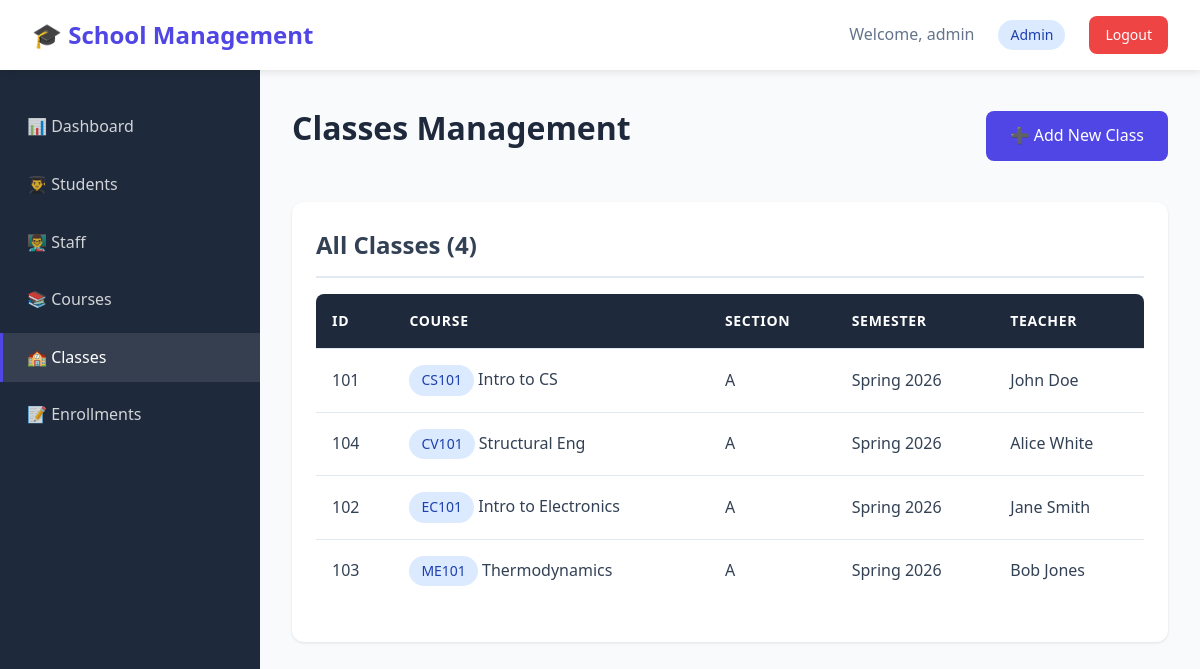
Page /admin/classes (signed in) on the committed database.
### tables this page shows
CREATE TABLE Class (
    Class_ID INTEGER PRIMARY KEY AUTOINCREMENT,
    Course_ID INTEGER NOT NULL,
    Section TEXT NOT NULL, -- 'A', 'B'
    Semester TEXT NOT NULL, -- 'Spring 2026'
    Teacher_ID INTEGER,
    FOREIGN KEY (Course_ID) REFERENCES Course(Course_ID) ON DELETE CASCADE,
    FOREIGN KEY (Teacher_ID) REFERENCES Staff(Staff_ID) ON DELETE SET NULL
);

CREATE TABLE Course (
    Course_ID INTEGER PRIMARY KEY AUTOINCREMENT,
    Code TEXT UNIQUE NOT NULL, -- e.g., 'CS101'
    Title TEXT NOT NULL,
    Credits INTEGER NOT NULL,
    Dept_ID INTEGER,
    FOREIGN KEY (Dept_ID) REFERENCES Department(Dept_ID) ON DELETE CASCADE
);

### app.py (the view)
@app.route('/admin/classes')
@login_required
@role_required('Admin')
def admin_classes():
    classes = query_db('''
        SELECT cl.*, c.Code, c.Title, s.First_Name || ' ' || s.Last_Name as Teacher_Name
        FROM Class cl
        JOIN Course c ON cl.Course_ID = c.Course_ID
        LEFT JOIN Staff s ON cl.Teacher_ID = s.Staff_ID
        ORDER BY cl.Semester DESC, c.Code
    ''')
    return render_template('admin/classes.html', classes=classes)

### app.py (called while the page is built)
def get_db():
    conn = sqlite3.connect(DB_NAME)
    conn.row_factory = sqlite3.Row
    conn.execute("PRAGMA foreign_keys = ON")
    return conn

def query_db(query, args=(), one=False):
    conn = get_db()
    cur = conn.execute(query, args)
    rv = cur.fetchall()
    conn.close()
    return (rv[0] if rv else None) if one else rv

def login_required(f):
    @wraps(f)
    def decorated_function(*args, **kwargs):
        if 'user_id' not in session:
            flash('Please log in to access this page.', 'warning')
            return redirect(url_for('login'))
        return f(*args, **kwargs)
    return decorated_function

def role_required(*roles):
    def decorator(f):
        @wraps(f)
        def decorated_function(*args, **kwargs):
            if 'role' not in session or session['role'] not in roles:
                flash('You do not have permission to access this page.', 'danger')
                return redirect(url_for('dashboard'))
            return f(*args, **kwargs)
        return decorated_function
    return decorator

### templates/admin/classes.html (shortened to what this page needs)
{% extends "base.html" %}
{% block content %}
<div class="layout">
    <div class="sidebar">
        <ul class="sidebar-menu">
            <li class="sidebar-item"><a href="{{ url_for('admin_dashboard') }}" class="sidebar-link">📊 Dashboard</a></li>
            <li class="sidebar-item"><a href="{{ url_for('admin_students') }}" class="sidebar-link">👨‍🎓 Students</a></li>
            <li class="sidebar-item"><a href="{{ url_for('admin_staff') }}" class="sidebar-link">👨‍🏫 Staff</a></li>
            <li class="sidebar-item"><a href="{{ url_for('admin_courses') }}" class="sidebar-link">📚 Courses</a></li>
            <li class="sidebar-item"><a href="{{ url_for('admin_classes') }}" class="sidebar-link active">🏫 Classes</a></li>
            <li class="sidebar-item"><a href="{{ url_for('admin_enrollments') }}" class="sidebar-link">📝 Enrollments</a></li>
        </ul>
    </div>
    <div class="main-content">
        <div class="page-header">
            <h1 class="page-title">Classes Management</h1>
            <a href="{{ url_for('admin_class_add') }}" class="btn btn-primary">➕ Add New Class</a>
        </div>
        <div class="card">
            <div class="card-header">All Classes ({{ classes|length }})</div>
            <div class="table-container">
                <table class="table">
                    <thead>
                        <tr>
                            <th>ID</th>
                            <th>Course</th>
                            <th>Section</th>
                            <th>Semester</th>
                            <th>Teacher</th>
                        </tr>
                    </thead>
                    <tbody>
                        {% for cls in classes %}
                        <tr>
                            <td>{{ cls.Class_ID }}</td>
                            <td><span class="badge badge-info">{{ cls.Code }}</span> {{ cls.Title }}</td>
                            <td>{{ cls.Section }}</td>
                            <td>{{ cls.Semester }}</td>
                            <td>{{ cls.Teacher_Name or 'Not Assigned' }}</td>
                        </tr>
                        {% endfor %}
                    </tbody>
                </table>
            </div>
        </div>
    </div>
</div>
{% endblock %}

### static/css/style.css (style rules this page uses)
:root { --primary-color: #4f46e5; --secondary-color: #06b6d4; --success-color: #10b981; --danger-color: #ef4444; --warning-color: #f59e0b; --info-color: #3b82f6; --dark-color: #1e293b; --light-color: #f8fafc; --border-color: #e2e8f0; --text-color: #334155; --sidebar-width: 260px; }
* { margin: 0; padding: 0; box-sizing: border-box; }
body { font-family: 'Segoe UI', Tahoma, Geneva, Verdana, sans-serif; background: var(--light-color); color: var(--text-color); line-height: 1.6; }
h1, h2, h3, h4, h5, h6 { color: var(--dark-color); font-weight: 600; margin-bottom: 1rem; }
h1 { font-size: 2.5rem; }
.btn { display: inline-block; padding: 0.75rem 1.5rem; border: none; border-radius: 0.5rem; font-size: 1rem; font-weight: 500; text-decoration: none; cursor: pointer; transition: all 0.3s ease; text-align: center; }
.btn-primary { background: var(--primary-color); color: white; }
.card { background: white; border-radius: 0.75rem; box-shadow: 0 1px 3px rgba(0, 0, 0, 0.1); padding: 1.5rem; margin-bottom: 1.5rem; transition: box-shadow 0.3s; }
.card-header { font-size: 1.5rem; font-weight: 600; margin-bottom: 1rem; padding-bottom: 0.75rem; border-bottom: 2px solid var(--border-color); }
.table-container { overflow-x: auto; margin: 1rem 0; }
.table { width: 100%; border-collapse: collapse; background: white; border-radius: 0.5rem; overflow: hidden; }
.table thead { background: var(--dark-color); color: white; }
.table th, .table td { padding: 1rem; text-align: left; border-bottom: 1px solid var(--border-color); }
.table th { font-weight: 600; text-transform: uppercase; font-size: 0.875rem; letter-spacing: 0.05em; }
.table tbody tr { transition: background-color 0.3s; }
.table tbody tr:last-child td { border-bottom: none; }
.layout { display: flex; min-height: calc(100vh - 80px); }
.sidebar { width: var(--sidebar-width); background: var(--dark-color); color: white; padding: 2rem 0; position: sticky; top: 80px; height: calc(100vh - 80px); overflow-y: auto; }
.sidebar-menu { list-style: none; }
.sidebar-item { margin-bottom: 0.5rem; }
.sidebar-link { display: block; color: rgba(255, 255, 255, 0.8); text-decoration: none; padding: 0.75rem 1.5rem; transition: all 0.3s; border-left: 3px solid transparent; }
.sidebar-link:hover, .sidebar-link.active { background: rgba(255, 255, 255, 0.1); color: white; border-left-color: var(--primary-color); }
.main-content { flex: 1; padding: 2rem; max-width: 1400px; }
.page-header { margin-bottom: 2rem; display: flex; justify-content: space-between; align-items: center; }
.page-title { font-size: 2rem; color: var(--dark-color); }
.badge { display: inline-block; padding: 0.25rem 0.75rem; border-radius: 1rem; font-size: 0.875rem; font-weight: 500; }
.badge-info { background: #dbeafe; color: #1e40af; }

### rows in the picture
Class: Class_ID "101", Code "CS101", Title "Intro to CS", Section "A", Semester "Spring 2026", Teacher_Name "John Doe"
Class: Class_ID "104", Code "CV101", Title "Structural Eng", Section "A", Semester "Spring 2026", Teacher_Name "Alice White"
Class: Class_ID "102", Code "EC101", Title "Intro to Electronics", Section "A", Semester "Spring 2026", Teacher_Name "Jane Smith"
Class: Class_ID "103", Code "ME101", Title "Thermodynamics", Section "A", Semester "Spring 2026", Teacher_Name "Bob Jones"

### other values in the picture
{{ session.username }} "admin"
{{ session.role }} "Admin"
{{ classes|length }} "4"
